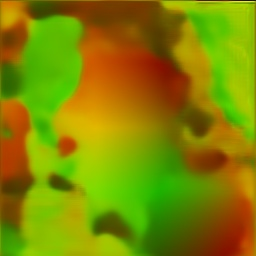
#> input picture ex_ims/out_test.jpg, 256 x 256 px, found by its file name
$ python heatmap.py
#> lines starting #> are read from the running program, lines starting #| are printed output that depends on the picture
import numpy as np
from PIL import Image

def load(im_path):
#> called with im_path = './out_test.jpg'
    im = Image.open(im_path)
#> im is the input picture: PIL image 256x256 RGB; mean R, G, B 128.8, 134.1, 0.7
    im = np.array(im)
    return im[:,:,:3]

# Make heatmap of which pixels from original image were used and how often in inpainted texture
def make_heatmap():
    # Load inpainted UVs
    uv = load('./out_test.jpg')
    uv = np.array(uv)
    heatmap = np.zeros((256,256,3))
    for i in range(256):
        for j in range(256):
            u = int(np.floor(uv[i,j,0]))
            v = int(np.floor(uv[i,j,1]))
            heatmap[u,v,0] += 10
            heatmap[u,v,1] += 10
            heatmap[u,v,2] += 10
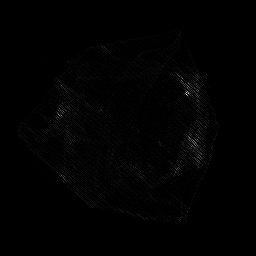
#> heatmap: shape (256, 256, 3) float64; min 0, max 1290, mean 10; drawn with min black and max white
    heatmap = Image.fromarray(heatmap.astype(np.uint8))
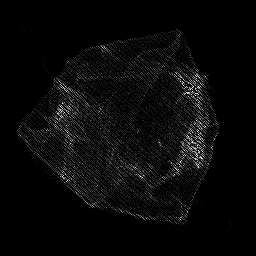
#> heatmap: PIL image 256x256 RGB; min 0, max 254, mean 9.3
    heatmap.save('./heatmap.png')

make_heatmap()
